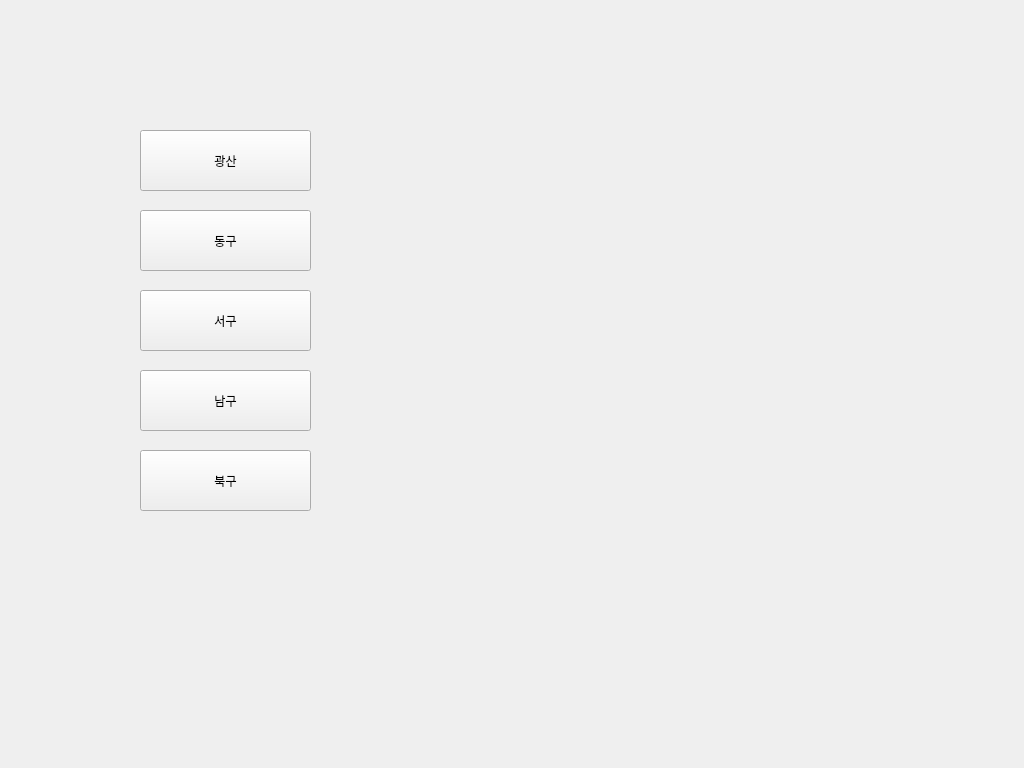
<?xml version="1.0" encoding="UTF-8"?>
<ui version="4.0">
 <class>Form</class>
 <widget class="QWidget" name="Form">
  <property name="geometry">
   <rect>
    <x>0</x>
    <y>0</y>
    <width>1024</width>
    <height>768</height>
   </rect>
  </property>
  <property name="windowTitle">
   <string>Form</string>
  </property>
  <widget class="QStackedWidget" name="stackedWidget">
   <property name="geometry">
    <rect>
     <x>0</x>
     <y>0</y>
     <width>1024</width>
     <height>768</height>
    </rect>
   </property>
   <property name="currentIndex">
    <number>1</number>
   </property>
   <widget class="QWidget" name="page_5">
    <widget class="QPushButton" name="pushButton">
     <property name="geometry">
      <rect>
       <x>470</x>
       <y>80</y>
       <width>281</width>
       <height>141</height>
      </rect>
     </property>
     <property name="text">
      <string>PushButton</string>
     </property>
    </widget>
   </widget>
   <widget class="QWidget" name="page_6">
    <widget class="QPushButton" name="gwangsan">
     <property name="geometry">
      <rect>
       <x>140</x>
       <y>130</y>
       <width>171</width>
       <height>61</height>
      </rect>
     </property>
     <property name="text">
      <string>광산</string>
     </property>
    </widget>
    <widget class="QPushButton" name="east">
     <property name="geometry">
      <rect>
       <x>140</x>
       <y>210</y>
       <width>171</width>
       <height>61</height>
      </rect>
     </property>
     <property name="text">
      <string>동구</string>
     </property>
    </widget>
    <widget class="QPushButton" name="west">
     <property name="geometry">
      <rect>
       <x>140</x>
       <y>290</y>
       <width>171</width>
       <height>61</height>
      </rect>
     </property>
     <property name="text">
      <string>서구</string>
     </property>
    </widget>
    <widget class="QPushButton" name="south">
     <property name="geometry">
      <rect>
       <x>140</x>
       <y>370</y>
       <width>171</width>
       <height>61</height>
      </rect>
     </property>
     <property name="text">
      <string>남구</string>
     </property>
    </widget>
    <widget class="QPushButton" name="north">
     <property name="geometry">
      <rect>
       <x>140</x>
       <y>450</y>
       <width>171</width>
       <height>61</height>
      </rect>
     </property>
     <property name="text">
      <string>북구</string>
     </property>
    </widget>
   </widget>
  </widget>
 </widget>
 <resources/>
 <connections/>
</ui>
